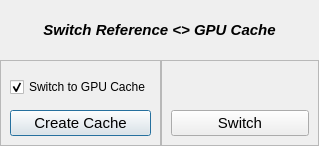
<?xml version="1.0" encoding="UTF-8"?>
<ui version="4.0">
 <class>Dialog</class>
 <widget class="QDialog" name="Dialog">
  <property name="geometry">
   <rect>
    <x>0</x>
    <y>0</y>
    <width>319</width>
    <height>146</height>
   </rect>
  </property>
  <property name="windowTitle">
   <string>Reference &lt;&gt; GPU cache</string>
  </property>
  <layout class="QGridLayout" name="gridLayout_7">
   <property name="margin">
    <number>0</number>
   </property>
   <property name="spacing">
    <number>0</number>
   </property>
   <item row="2" column="0">
    <layout class="QHBoxLayout" name="horizontalLayout_2">
     <property name="spacing">
      <number>0</number>
     </property>
     <item>
      <widget class="QFrame" name="frame_5">
       <property name="sizePolicy">
        <sizepolicy hsizetype="Preferred" vsizetype="Preferred">
         <horstretch>0</horstretch>
         <verstretch>0</verstretch>
        </sizepolicy>
       </property>
       <property name="frameShape">
        <enum>QFrame::StyledPanel</enum>
       </property>
       <property name="frameShadow">
        <enum>QFrame::Raised</enum>
       </property>
       <layout class="QGridLayout" name="gridLayout_5">
        <item row="0" column="0">
         <layout class="QVBoxLayout" name="verticalLayout_5">
          <item>
           <widget class="QCheckBox" name="switchToGPUcheckBox">
            <property name="sizePolicy">
             <sizepolicy hsizetype="Minimum" vsizetype="Preferred">
              <horstretch>0</horstretch>
              <verstretch>0</verstretch>
             </sizepolicy>
            </property>
            <property name="text">
             <string>Switch to GPU Cache</string>
            </property>
            <property name="checked">
             <bool>true</bool>
            </property>
           </widget>
          </item>
          <item>
           <widget class="QPushButton" name="CreateCacheButton">
            <property name="font">
             <font>
              <pointsize>11</pointsize>
             </font>
            </property>
            <property name="text">
             <string>Create Cache</string>
            </property>
           </widget>
          </item>
         </layout>
        </item>
       </layout>
      </widget>
     </item>
     <item>
      <widget class="QFrame" name="frame_6">
       <property name="sizePolicy">
        <sizepolicy hsizetype="Preferred" vsizetype="Fixed">
         <horstretch>0</horstretch>
         <verstretch>0</verstretch>
        </sizepolicy>
       </property>
       <property name="frameShape">
        <enum>QFrame::StyledPanel</enum>
       </property>
       <property name="frameShadow">
        <enum>QFrame::Raised</enum>
       </property>
       <layout class="QGridLayout" name="gridLayout_6">
        <item row="0" column="0">
         <layout class="QVBoxLayout" name="verticalLayout_6">
          <item>
           <spacer name="verticalSpacer">
            <property name="orientation">
             <enum>Qt::Vertical</enum>
            </property>
            <property name="sizeHint" stdset="0">
             <size>
              <width>20</width>
              <height>40</height>
             </size>
            </property>
           </spacer>
          </item>
          <item>
           <widget class="QPushButton" name="SwitchButton">
            <property name="font">
             <font>
              <pointsize>11</pointsize>
             </font>
            </property>
            <property name="text">
             <string>Switch</string>
            </property>
           </widget>
          </item>
         </layout>
        </item>
       </layout>
      </widget>
     </item>
    </layout>
   </item>
   <item row="0" column="0">
    <widget class="QLabel" name="label">
     <property name="font">
      <font>
       <pointsize>11</pointsize>
       <weight>75</weight>
       <italic>true</italic>
       <bold>true</bold>
      </font>
     </property>
     <property name="text">
      <string>Switch Reference &lt;&gt; GPU Cache</string>
     </property>
     <property name="alignment">
      <set>Qt::AlignCenter</set>
     </property>
    </widget>
   </item>
  </layout>
 </widget>
 <resources/>
 <connections/>
</ui>
